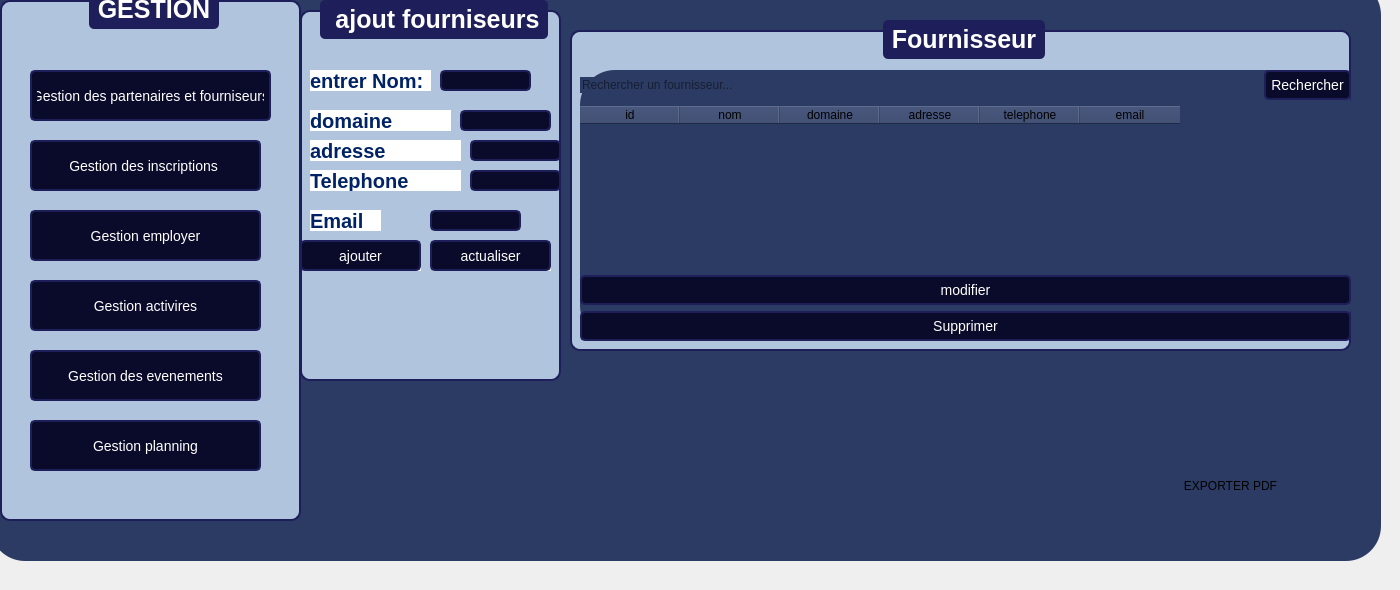
   <widget class="QWidget" name="page">
    <widget class="QFrame" name="frame1">
     <property name="geometry">
      <rect>
       <x>-10</x>
       <y>-20</y>
       <width>1391</width>
       <height>581</height>
      </rect>
     </property>
     <property name="styleSheet">
      <string notr="true">background-color: rgb(44, 59, 100);
border-radius: 35px;</string>
     </property>
     <property name="frameShape">
      <enum>QFrame::Shape::StyledPanel</enum>
     </property>
     <property name="frameShadow">
      <enum>QFrame::Shadow::Raised</enum>
     </property>
     <widget class="QPushButton" name="pushButton_iconPromo">
      <property name="geometry">
       <rect>
        <x>20</x>
        <y>200</y>
        <width>21</width>
        <height>31</height>
       </rect>
      </property>
      <property name="styleSheet">
       <string notr="true">border: none;
background: transparent;
image: url(:/resources/icone1.png);
</string>
      </property>
      <property name="text">
       <string/>
      </property>
     </widget>
     <widget class="QPushButton" name="pushButton_iconCmd">
      <property name="geometry">
       <rect>
        <x>21</x>
        <y>231</y>
        <width>20</width>
        <height>21</height>
       </rect>
      </property>
      <property name="styleSheet">
       <string notr="true">border: none;
background: transparent;
image: url(:/resources/icone4.png);
</string>
      </property>
      <property name="text">
       <string/>
      </property>
     </widget>
     <widget class="QPushButton" name="pushButton_iconOut">
      <property name="geometry">
       <rect>
        <x>20</x>
        <y>320</y>
        <width>20</width>
        <height>31</height>
       </rect>
      </property>
      <property name="styleSheet">
       <string notr="true">border: none;
background: transparent;
image: url(:/resources/icone7.png);
</string>
      </property>
      <property name="text">
       <string/>
      </property>
     </widget>
     <widget class="QLabel" name="label_8">
      <property name="geometry">
       <rect>
        <x>50</x>
        <y>560</y>
        <width>63</width>
        <height>20</height>
       </rect>
      </property>
      <property name="text">
       <string/>
      </property>
     </widget>
     <widget class="QLabel" name="label_9">
      <property name="geometry">
       <rect>
        <x>50</x>
        <y>600</y>
        <width>63</width>
        <height>20</height>
       </rect>
      </property>
      <property name="text">
       <string/>
      </property>
     </widget>
     <widget class="QGroupBox" name="groupBox_14">
      <property name="geometry">
       <rect>
        <x>10</x>
        <y>10</y>
        <width>301</width>
        <height>531</height>
       </rect>
      </property>
      <property name="styleSheet">
       <string notr="true">QGroupBox {
    font-family: &quot;Arial&quot;;
    font-size: 25px;
    font-weight: bold;
    color: #0A0A2A;
    border: 2px solid #1E1E5A;
    border-radius: 10px;
    margin-top: 10px;
    background-color: #B0C4DE;
}

QGroupBox::title {
    subcontrol-origin: margin;
    subcontrol-position: top center;
    padding: 5px;
    background-color: #1E1E5A;
    color: white;
    border-radius: 5px;
}
</string>
      </property>
      <property name="title">
       <string>GESTION</string>
      </property>
      <widget class="QPushButton" name="pushButton_89">
       <property name="geometry">
        <rect>
         <x>370</x>
         <y>420</y>
         <width>81</width>
         <height>51</height>
        </rect>
       </property>
       <property name="styleSheet">
        <string notr="true">QLineEdit, QDateTimeEdit {
    font-family: &quot;Arial&quot;;
    font-size: 14px;
    color: white;
    background-color: #0A0A2A;
    border: 2px solid #1E1E5A;
    border-radius: 5px;
    padding: 5px;
}

QPushButton {
    font-family: &quot;Arial Black&quot;;
    font-size: 14px;
    color: white;
    background-color: #0A0A2A;
    border: 2px solid #1E1E5A;
    border-radius: 5px;
    padding: 5px;
}

QPushButton:hover {
    background-color: #1E1E5A;
}
</string>
       </property>
       <property name="text">
        <string>modifier</string>
       </property>
       <property name="icon">
        <iconset>
         <normaloff>:/icons/icones/addition.png</normaloff>:/icons/icones/addition.png</iconset>
       </property>
       <property name="iconSize">
        <size>
         <width>20</width>
         <height>20</height>
        </size>
       </property>
      </widget>
      <widget class="QPushButton" name="GF">
       <property name="geometry">
        <rect>
         <x>30</x>
         <y>80</y>
         <width>241</width>
         <height>51</height>
        </rect>
       </property>
       <property name="styleSheet">
        <string notr="true">QLineEdit, QDateTimeEdit {
    font-family: &quot;Arial&quot;;
    font-size: 14px;
    color: white;
    background-color: #0A0A2A;
    border: 2px solid #1E1E5A;
    border-radius: 5px;
    padding: 5px;
}

QPushButton {
    font-family: &quot;Arial Black&quot;;
    font-size: 14px;
    color: white;
    background-color: #0A0A2A;
    border: 2px solid #1E1E5A;
    border-radius: 5px;
    padding: 5px;
}

QPushButton:hover {
    background-color: #1E1E5A;
}
</string>
       </property>
       <property name="text">
        <string>Gestion des partenaires et fourniseurs</string>
       </property>
       <property name="icon">
        <iconset>
         <normaloff>:/icons/icones/addition.png</normaloff>:/icons/icones/addition.png</iconset>
       </property>
       <property name="iconSize">
        <size>
         <width>20</width>
         <height>20</height>
        </size>
       </property>
      </widget>
      <widget class="QPushButton" name="GI">
       <property name="geometry">
        <rect>
         <x>30</x>
         <y>150</y>
         <width>231</width>
         <height>51</height>
        </rect>
       </property>
       <property name="styleSheet">
        <string notr="true">QLineEdit, QDateTimeEdit {
    font-family: &quot;Arial&quot;;
    font-size: 14px;
    color: white;
    background-color: #0A0A2A;
    border: 2px solid #1E1E5A;
    border-radius: 5px;
    padding: 5px;
}

QPushButton {
    font-family: &quot;Arial Black&quot;;
    font-size: 14px;
    color: white;
    background-color: #0A0A2A;
    border: 2px solid #1E1E5A;
    border-radius: 5px;
    padding: 5px;
}

QPushButton:hover {
    background-color: #1E1E5A;
}
</string>
       </property>
       <property name="text">
        <string>Gestion des inscriptions </string>
       </property>
       <property name="icon">
        <iconset>
         <normaloff>:/icons/icones/addition.png</normaloff>:/icons/icones/addition.png</iconset>
       </property>
       <property name="iconSize">
        <size>
         <width>20</width>
         <height>20</height>
        </size>
       </property>
      </widget>
      <widget class="QPushButton" name="GE">
       <property name="geometry">
        <rect>
         <x>30</x>
         <y>220</y>
         <width>231</width>
         <height>51</height>
        </rect>
       </property>
       <property name="styleSheet">
        <string notr="true">QLineEdit, QDateTimeEdit {
    font-family: &quot;Arial&quot;;
    font-size: 14px;
    color: white;
    background-color: #0A0A2A;
    border: 2px solid #1E1E5A;
    border-radius: 5px;
    padding: 5px;
}

QPushButton {
    font-family: &quot;Arial Black&quot;;
    font-size: 14px;
    color: white;
    background-color: #0A0A2A;
    border: 2px solid #1E1E5A;
    border-radius: 5px;
    padding: 5px;
}

QPushButton:hover {
    background-color: #1E1E5A;
}
</string>
       </property>
       <property name="text">
        <string>Gestion employer</string>
       </property>
       <property name="icon">
        <iconset>
         <normaloff>:/icons/icones/addition.png</normaloff>:/icons/icones/addition.png</iconset>
       </property>
       <property name="iconSize">
        <size>
         <width>20</width>
         <height>20</height>
        </size>
       </property>
      </widget>
      <widget class="QPushButton" name="GA">
       <property name="geometry">
        <rect>
         <x>30</x>
         <y>290</y>
         <width>231</width>
         <height>51</height>
        </rect>
       </property>
       <property name="styleSheet">
        <string notr="true">QLineEdit, QDateTimeEdit {
    font-family: &quot;Arial&quot;;
    font-size: 14px;
    color: white;
    background-color: #0A0A2A;
    border: 2px solid #1E1E5A;
    border-radius: 5px;
    padding: 5px;
}

QPushButton {
    font-family: &quot;Arial Black&quot;;
    font-size: 14px;
    color: white;
    background-color: #0A0A2A;
    border: 2px solid #1E1E5A;
    border-radius: 5px;
    padding: 5px;
}

QPushButton:hover {
    background-color: #1E1E5A;
}
</string>
       </property>
       <property name="text">
        <string>Gestion activires</string>
       </property>
       <property name="icon">
        <iconset>
         <normaloff>:/icons/icones/addition.png</normaloff>:/icons/icones/addition.png</iconset>
       </property>
       <property name="iconSize">
        <size>
         <width>20</width>
         <height>20</height>
        </size>
       </property>
      </widget>
      <widget class="QPushButton" name="GE2">
       <property name="geometry">
        <rect>
         <x>30</x>
         <y>360</y>
         <width>231</width>
         <height>51</height>
        </rect>
       </property>
       <property name="styleSheet">
        <string notr="true">QLineEdit, QDateTimeEdit {
    font-family: &quot;Arial&quot;;
    font-size: 14px;
    color: white;
    background-color: #0A0A2A;
    border: 2px solid #1E1E5A;
    border-radius: 5px;
    padding: 5px;
}

QPushButton {
    font-family: &quot;Arial Black&quot;;
    font-size: 14px;
    color: white;
    background-color: #0A0A2A;
    border: 2px solid #1E1E5A;
    border-radius: 5px;
    padding: 5px;
}

QPushButton:hover {
    background-color: #1E1E5A;
}
</string>
       </property>
       <property name="text">
        <string>Gestion des evenements</string>
       </property>
       <property name="icon">
        <iconset>
         <normaloff>:/icons/icones/addition.png</normaloff>:/icons/icones/addition.png</iconset>
       </property>
       <property name="iconSize">
        <size>
         <width>20</width>
         <height>20</height>
        </size>
       </property>
      </widget>
      <widget class="QPushButton" name="GP">
       <property name="geometry">
        <rect>
         <x>30</x>
         <y>430</y>
         <width>231</width>
         <height>51</height>
        </rect>
       </property>
       <property name="styleSheet">
        <string notr="true">QLineEdit, QDateTimeEdit {
    font-family: &quot;Arial&quot;;
    font-size: 14px;
    color: white;
    background-color: #0A0A2A;
    border: 2px solid #1E1E5A;
    border-radius: 5px;
    padding: 5px;
}

QPushButton {
    font-family: &quot;Arial Black&quot;;
    font-size: 14px;
    color: white;
    background-color: #0A0A2A;
    border: 2px solid #1E1E5A;
    border-radius: 5px;
    padding: 5px;
}

QPushButton:hover {
    background-color: #1E1E5A;
}
</string>
       </property>
       <property name="text">
        <string>Gestion planning</string>
       </property>
       <property name="icon">
        <iconset>
         <normaloff>:/icons/icones/addition.png</normaloff>:/icons/icones/addition.png</iconset>
       </property>
       <property name="iconSize">
        <size>
         <width>20</width>
         <height>20</height>
        </size>
       </property>
      </widget>
     </widget>
     <widget class="QLabel" name="label_5">
      <property name="geometry">
       <rect>
        <x>800</x>
        <y>200</y>
        <width>63</width>
        <height>20</height>
       </rect>
      </property>
      <property name="text">
       <string>1</string>
      </property>
     </widget>
     <widget class="QGroupBox" name="groupBox_31">
      <property name="geometry">
       <rect>
        <x>580</x>
        <y>40</y>
        <width>781</width>
        <height>331</height>
       </rect>
      </property>
      <property name="styleSheet">
       <string notr="true">QGroupBox {
    font-family: &quot;Arial&quot;;
    font-size: 25px;
    font-weight: bold;
    color: #0A0A2A;
    border: 2px solid #1E1E5A;
    border-radius: 10px;
    margin-top: 10px;
    background-color: #B0C4DE;
}

QGroupBox::title {
    subcontrol-origin: margin;
    subcontrol-position: top center;
    padding: 5px;
    background-color: #1E1E5A;
    color: white;
    border-radius: 5px;
}
</string>
      </property>
      <property name="title">
       <string>Fournisseur</string>
      </property>
      <widget class="QWidget" name="verticalLayoutWidget">
       <property name="geometry">
        <rect>
         <x>10</x>
         <y>50</y>
         <width>771</width>
         <height>271</height>
        </rect>
       </property>
       <layout class="QVBoxLayout" name="verticalLayout_2">
        <item>
         <layout class="QHBoxLayout" name="horizontalLayout">
          <item>
           <widget class="QLineEdit" name="lineEdit_recherche">
            <property name="placeholderText">
             <string>Rechercher un fournisseur...</string>
            </property>
           </widget>
          </item>
          <item>
           <widget class="QPushButton" name="btn_rechercher">
            <property name="styleSheet">
             <string notr="true">QLineEdit, QDateTimeEdit {
    font-family: &quot;Arial&quot;;
    font-size: 14px;
    color: white;
    background-color: #0A0A2A;
    border: 2px solid #1E1E5A;
    border-radius: 5px;
    padding: 5px;
}

QPushButton {
    font-family: &quot;Arial Black&quot;;
    font-size: 14px;
    color: white;
    background-color: #0A0A2A;
    border: 2px solid #1E1E5A;
    border-radius: 5px;
    padding: 5px;
}

QPushButton:hover {
    background-color: #1E1E5A;
}
</string>
            </property>
            <property name="text">
             <string>Rechercher</string>
            </property>
            <property name="icon">
             <iconset>
              <normaloff>:/icons/icones/addition.png</normaloff>:/icons/icones/addition.png</iconset>
            </property>
            <property name="iconSize">
             <size>
              <width>20</width>
              <height>20</height>
             </size>
            </property>
           </widget>
          </item>
         </layout>
        </item>
        <item>
         <layout class="QHBoxLayout" name="horizontalLayout_2">
          <item>
           <widget class="QTableWidget" name="tableWidget">
            <column>
             <property name="text">
              <string>id</string>
             </property>
            </column>
            <column>
             <property name="text">
              <string>nom</string>
             </property>
            </column>
            <column>
             <property name="text">
              <string>domaine</string>
             </property>
            </column>
            <column>
             <property name="text">
              <string>adresse</string>
             </property>
            </column>
            <column>
             <property name="text">
              <string>telephone</string>
             </property>
            </column>
            <column>
             <property name="text">
              <string>email</string>
             </property>
            </column>
           </widget>
          </item>
         </layout>
        </item>
        <item>
         <layout class="QVBoxLayout" name="verticalLayout_3"/>
        </item>
        <item>
         <widget class="QPushButton" name="btn_modifier">
          <property name="styleSheet">
           <string notr="true">QLineEdit, QDateTimeEdit {
    font-family: &quot;Arial&quot;;
    font-size: 14px;
    color: white;
    background-color: #0A0A2A;
    border: 2px solid #1E1E5A;
    border-radius: 5px;
    padding: 5px;
}

QPushButton {
    font-family: &quot;Arial Black&quot;;
    font-size: 14px;
    color: white;
    background-color: #0A0A2A;
    border: 2px solid #1E1E5A;
    border-radius: 5px;
    padding: 5px;
}

QPushButton:hover {
    background-color: #1E1E5A;
}
</string>
          </property>
          <property name="text">
           <string>modifier</string>
          </property>
          <property name="icon">
           <iconset>
            <normaloff>:/icons/icones/addition.png</normaloff>:/icons/icones/addition.png</iconset>
          </property>
          <property name="iconSize">
           <size>
            <width>20</width>
            <height>20</height>
           </size>
          </property>
         </widget>
        </item>
        <item>
         <layout class="QVBoxLayout" name="verticalLayout_4"/>
        </item>
        <item>
         <widget class="QPushButton" name="btn_supprimer">
          <property name="styleSheet">
           <string notr="true">QLineEdit, QDateTimeEdit {
    font-family: &quot;Arial&quot;;
    font-size: 14px;
    color: white;
    background-color: #0A0A2A;
    border: 2px solid #1E1E5A;
    border-radius: 5px;
    padding: 5px;
}

QPushButton {
    font-family: &quot;Arial Black&quot;;
    font-size: 14px;
    color: white;
    background-color: #0A0A2A;
    border: 2px solid #1E1E5A;
    border-radius: 5px;
    padding: 5px;
}

QPushButton:hover {
    background-color: #1E1E5A;
}
</string>
          </property>
          <property name="text">
           <string>Supprimer</string>
          </property>
          <property name="icon">
           <iconset>
            <normaloff>:/icons/icones/addition.png</normaloff>:/icons/icones/addition.png</iconset>
          </property>
          <property name="iconSize">
           <size>
            <width>20</width>
            <height>20</height>
           </size>
          </property>
         </widget>
        </item>
       </layout>
      </widget>
     </widget>
     <widget class="QGroupBox" name="groupBox_36">
      <property name="geometry">
       <rect>
        <x>310</x>
        <y>20</y>
        <width>261</width>
        <height>381</height>
       </rect>
      </property>
      <property name="styleSheet">
       <string notr="true">QGroupBox {
    font-family: &quot;Arial&quot;;
    font-size: 25px;
    font-weight: bold;
    color: #0A0A2A;
    border: 2px solid #1E1E5A;
    border-radius: 10px;
    margin-top: 10px;
    background-color: #B0C4DE;
}

QGroupBox::title {
    subcontrol-origin: margin;
    subcontrol-position: top center;
    padding: 5px;
    background-color: #1E1E5A;
    color: white;
    border-radius: 5px;
}
</string>
      </property>
      <property name="title">
       <string> ajout fourniseurs</string>
      </property>
      <widget class="QPushButton" name="pushButton_102">
       <property name="geometry">
        <rect>
         <x>370</x>
         <y>420</y>
         <width>81</width>
         <height>51</height>
        </rect>
       </property>
       <property name="styleSheet">
        <string notr="true">QLineEdit, QDateTimeEdit {
    font-family: &quot;Arial&quot;;
    font-size: 14px;
    color: white;
    background-color: #0A0A2A;
    border: 2px solid #1E1E5A;
    border-radius: 5px;
    padding: 5px;
}

QPushButton {
    font-family: &quot;Arial Black&quot;;
    font-size: 14px;
    color: white;
    background-color: #0A0A2A;
    border: 2px solid #1E1E5A;
    border-radius: 5px;
    padding: 5px;
}

QPushButton:hover {
    background-color: #1E1E5A;
}
</string>
       </property>
       <property name="text">
        <string>modifier</string>
       </property>
       <property name="icon">
        <iconset>
         <normaloff>:/icons/icones/addition.png</normaloff>:/icons/icones/addition.png</iconset>
       </property>
       <property name="iconSize">
        <size>
         <width>20</width>
         <height>20</height>
        </size>
       </property>
      </widget>
      <widget class="QLabel" name="label_179">
       <property name="geometry">
        <rect>
         <x>10</x>
         <y>70</y>
         <width>121</width>
         <height>21</height>
        </rect>
       </property>
       <property name="styleSheet">
        <string notr="true">QLabel {
	background-color: rgb(255, 255, 255);
    font-size: 20px;
    font-weight: bold;
    color: #002366;  /* Bleu foncé */
}</string>
       </property>
       <property name="text">
        <string>entrer Nom: </string>
       </property>
      </widget>
      <widget class="QLabel" name="label_180">
       <property name="geometry">
        <rect>
         <x>10</x>
         <y>110</y>
         <width>141</width>
         <height>21</height>
        </rect>
       </property>
       <property name="styleSheet">
        <string notr="true">QLabel {
	background-color: rgb(255, 255, 255);
    font-size: 20px;
    font-weight: bold;
    color: #002366;  /* Bleu foncé */
}</string>
       </property>
       <property name="text">
        <string>domaine</string>
       </property>
      </widget>
      <widget class="QLabel" name="label_181">
       <property name="geometry">
        <rect>
         <x>10</x>
         <y>140</y>
         <width>151</width>
         <height>21</height>
        </rect>
       </property>
       <property name="styleSheet">
        <string notr="true">QLabel {
	background-color: rgb(255, 255, 255);
    font-size: 20px;
    font-weight: bold;
    color: #002366;  /* Bleu foncé */
}</string>
       </property>
       <property name="text">
        <string>adresse</string>
       </property>
      </widget>
      <widget class="QLabel" name="label_182">
       <property name="geometry">
        <rect>
         <x>10</x>
         <y>170</y>
         <width>151</width>
         <height>21</height>
        </rect>
       </property>
       <property name="styleSheet">
        <string notr="true">QLabel {
	background-color: rgb(0, 85, 127);
	background-color: rgb(255, 255, 255);
    font-size: 20px;
    font-weight: bold;
    color: #002366;  /* Bleu foncé */
}</string>
       </property>
       <property name="text">
        <string>Telephone</string>
       </property>
      </widget>
      <widget class="QLabel" name="label_183">
       <property name="geometry">
        <rect>
         <x>10</x>
         <y>210</y>
         <width>71</width>
         <height>21</height>
        </rect>
       </property>
       <property name="styleSheet">
        <string notr="true">QLabel {
	background-color: rgb(255, 255, 255);
	alternate-background-color: rgb(255, 255, 255);
    font-size: 20px;
    font-weight: bold;
    color: #002366;  /* Bleu foncé */
}</string>
       </property>
       <property name="text">
        <string>Email</string>
       </property>
      </widget>
      <widget class="QPushButton" name="search_7">
       <property name="geometry">
        <rect>
         <x>140</x>
         <y>250</y>
         <width>111</width>
         <height>21</height>
        </rect>
       </property>
       <property name="minimumSize">
        <size>
         <width>111</width>
         <height>18</height>
        </size>
       </property>
       <property name="styleSheet">
        <string notr="true">background-color: rgb(255, 255, 255);</string>
       </property>
       <property name="text">
        <string>modifier</string>
       </property>
      </widget>
      <widget class="QPushButton" name="search_8">
       <property name="geometry">
        <rect>
         <x>10</x>
         <y>250</y>
         <width>111</width>
         <height>21</height>
        </rect>
       </property>
       <property name="minimumSize">
        <size>
         <width>111</width>
         <height>18</height>
        </size>
       </property>
       <property name="styleSheet">
        <string notr="true">background-color: rgb(255, 255, 255);</string>
       </property>
       <property name="text">
        <string>ajouter</string>
       </property>
      </widget>
      <widget class="QLineEdit" name="lineEdit_tel">
       <property name="geometry">
        <rect>
         <x>170</x>
         <y>170</y>
         <width>91</width>
         <height>21</height>
        </rect>
       </property>
       <property name="styleSheet">
        <string notr="true">QLineEdit, QDateTimeEdit {
    font-family: &quot;Arial&quot;;
    font-size: 14px;
    color: white;
    background-color: #0A0A2A;
    border: 2px solid #1E1E5A;
    border-radius: 5px;
    padding: 5px;
}

QPushButton {
    font-family: &quot;Arial Black&quot;;
    font-size: 14px;
    color: white;
    background-color: #0A0A2A;
    border: 2px solid #1E1E5A;
    border-radius: 5px;
    padding: 5px;
}

QPushButton:hover {
    background-color: #1E1E5A;
}
</string>
       </property>
      </widget>
      <widget class="QLineEdit" name="lineEdit_adresse">
       <property name="geometry">
        <rect>
         <x>170</x>
         <y>140</y>
         <width>91</width>
         <height>21</height>
        </rect>
       </property>
       <property name="styleSheet">
        <string notr="true">QLineEdit, QDateTimeEdit {
    font-family: &quot;Arial&quot;;
    font-size: 14px;
    color: white;
    background-color: #0A0A2A;
    border: 2px solid #1E1E5A;
    border-radius: 5px;
    padding: 5px;
}

QPushButton {
    font-family: &quot;Arial Black&quot;;
    font-size: 14px;
    color: white;
    background-color: #0A0A2A;
    border: 2px solid #1E1E5A;
    border-radius: 5px;
    padding: 5px;
}

QPushButton:hover {
    background-color: #1E1E5A;
}
</string>
       </property>
      </widget>
      <widget class="QLineEdit" name="lineEdit_domaine">
       <property name="geometry">
        <rect>
         <x>160</x>
         <y>110</y>
         <width>91</width>
         <height>21</height>
        </rect>
       </property>
       <property name="styleSheet">
        <string notr="true">QLineEdit, QDateTimeEdit {
    font-family: &quot;Arial&quot;;
    font-size: 14px;
    color: white;
    background-color: #0A0A2A;
    border: 2px solid #1E1E5A;
    border-radius: 5px;
    padding: 5px;
}

QPushButton {
    font-family: &quot;Arial Black&quot;;
    font-size: 14px;
    color: white;
    background-color: #0A0A2A;
    border: 2px solid #1E1E5A;
    border-radius: 5px;
    padding: 5px;
}

QPushButton:hover {
    background-color: #1E1E5A;
}
</string>
       </property>
      </widget>
      <widget class="QLineEdit" name="lineEdit_nom">
       <property name="geometry">
        <rect>
         <x>140</x>
         <y>70</y>
         <width>91</width>
         <height>21</height>
        </rect>
       </property>
       <property name="styleSheet">
        <string notr="true">QLineEdit, QDateTimeEdit {
    font-family: &quot;Arial&quot;;
    font-size: 14px;
    color: white;
    background-color: #0A0A2A;
    border: 2px solid #1E1E5A;
    border-radius: 5px;
    padding: 5px;
}

QPushButton {
    font-family: &quot;Arial Black&quot;;
    font-size: 14px;
    color: white;
    background-color: #0A0A2A;
    border: 2px solid #1E1E5A;
    border-radius: 5px;
    padding: 5px;
}

QPushButton:hover {
    background-color: #1E1E5A;
}
</string>
       </property>
      </widget>
      <widget class="QPushButton" name="btn_ajouter">
       <property name="geometry">
        <rect>
         <x>0</x>
         <y>240</y>
         <width>121</width>
         <height>31</height>
        </rect>
       </property>
       <property name="styleSheet">
        <string notr="true">QLineEdit, QDateTimeEdit {
    font-family: &quot;Arial&quot;;
    font-size: 14px;
    color: white;
    background-color: #0A0A2A;
    border: 2px solid #1E1E5A;
    border-radius: 5px;
    padding: 5px;
}

QPushButton {
    font-family: &quot;Arial Black&quot;;
    font-size: 14px;
    color: white;
    background-color: #0A0A2A;
    border: 2px solid #1E1E5A;
    border-radius: 5px;
    padding: 5px;
}

QPushButton:hover {
    background-color: #1E1E5A;
}
</string>
       </property>
       <property name="text">
        <string>ajouter</string>
       </property>
       <property name="icon">
        <iconset>
         <normaloff>:/icons/icones/addition.png</normaloff>:/icons/icones/addition.png</iconset>
       </property>
       <property name="iconSize">
        <size>
         <width>20</width>
         <height>20</height>
        </size>
       </property>
      </widget>
      <widget class="QPushButton" name="btn_actualiser">
       <property name="geometry">
        <rect>
         <x>130</x>
         <y>240</y>
         <width>121</width>
         <height>31</height>
        </rect>
       </property>
       <property name="styleSheet">
        <string notr="true">QLineEdit, QDateTimeEdit {
    font-family: &quot;Arial&quot;;
    font-size: 14px;
    color: white;
    background-color: #0A0A2A;
    border: 2px solid #1E1E5A;
    border-radius: 5px;
    padding: 5px;
}

QPushButton {
    font-family: &quot;Arial Black&quot;;
    font-size: 14px;
    color: white;
    background-color: #0A0A2A;
    border: 2px solid #1E1E5A;
    border-radius: 5px;
    padding: 5px;
}

QPushButton:hover {
    background-color: #1E1E5A;
}
</string>
       </property>
       <property name="text">
        <string>actualiser</string>
       </property>
       <property name="icon">
        <iconset>
         <normaloff>:/icons/icones/addition.png</normaloff>:/icons/icones/addition.png</iconset>
       </property>
       <property name="iconSize">
        <size>
         <width>20</width>
         <height>20</height>
        </size>
       </property>
      </widget>
      <widget class="QLineEdit" name="lineEdit_email">
       <property name="geometry">
        <rect>
         <x>130</x>
         <y>210</y>
         <width>91</width>
         <height>21</height>
        </rect>
       </property>
       <property name="styleSheet">
        <string notr="true">QLineEdit, QDateTimeEdit {
    font-family: &quot;Arial&quot;;
    font-size: 14px;
    color: white;
    background-color: #0A0A2A;
    border: 2px solid #1E1E5A;
    border-radius: 5px;
    padding: 5px;
}

QPushButton {
    font-family: &quot;Arial Black&quot;;
    font-size: 14px;
    color: white;
    background-color: #0A0A2A;
    border: 2px solid #1E1E5A;
    border-radius: 5px;
    padding: 5px;
}

QPushButton:hover {
    background-color: #1E1E5A;
}
</string>
       </property>
      </widget>
     </widget>
     <widget class="QPushButton" name="btn_exporter">
      <property name="geometry">
       <rect>
        <x>1160</x>
        <y>480</y>
        <width>161</width>
        <height>51</height>
       </rect>
      </property>
      <property name="styleSheet">
       <string notr="true">QPushButton {
    background-color: #E8F1FF; /* Couleur de fond initiale */
    color: #000000; /* Couleur du texte */
    border: none;
    font-size: 13px; /* Augmenter la taille du texte */
    font-weight: bold;
    padding: 12px; /* Espacement pour agrandir le bouton */
    border-radius: 8px;
    text-align: center; /* Centrer le texte */
    qproperty-iconSize: 32px 32px; /* Agrandir l'icône */
}

QPushButton:hover {
    background-color: #D0E3FF; /* Couleur au survol */
}

QPushButton:pressed {
    background-color: #D0E3FF; /* Bleu foncé lorsqu'on clique */
    color: white;
}
url(:/icons/icones/14.png)</string>
      </property>
      <property name="text">
       <string>EXPORTER PDF</string>
      </property>
      <property name="icon">
       <iconset>
        <normaloff>:/icons/icones/upload.png</normaloff>:/icons/icones/upload.png</iconset>
      </property>
     </widget>
     <zorder>pushButton_iconPromo</zorder>
     <zorder>pushButton_iconCmd</zorder>
     <zorder>pushButton_iconOut</zorder>
     <zorder>label_8</zorder>
     <zorder>label_9</zorder>
     <zorder>groupBox_14</zorder>
     <zorder>label_5</zorder>
     <zorder>groupBox_31</zorder>
     <zorder>btn_exporter</zorder>
     <zorder>groupBox_36</zorder>
    </widget>
   </widget>
